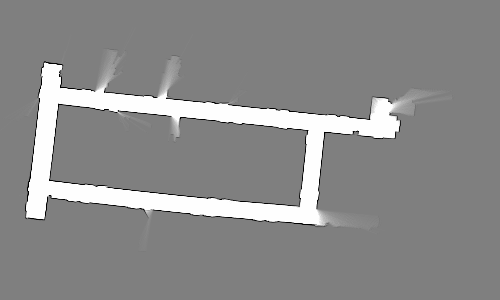
//> input picture data/map_0.png, 500 x 300 px
$ ./voronioMIO ../data/map_0.png   (built with g++ and OpenCV 4)
//> lines starting //> are read from the running program, lines starting //| are printed output that depends on the picture; after the words box and inside, x2 and y2 are one past the last pixel; in counts of white or black regions, pixels touching at a corner belong together
### src/Heuristics.h
#ifndef HEURISTICS_H
#define HEURISTICS_H

#include "Node.h"
#include <math.h>

// [28 lines left out: functions manhattan, euclidean, diagonal, none, not called in this run]

#endif

### src/Edge.h
#ifndef EDGE_H
#define EDGE_H

class Node;

class Edge
{
public:
	Edge();
	Edge(Node*,float);

	Node* getAdjacentNode() const;
	float getAdjacentG() const;

	virtual ~Edge();
private:
	Node* adjacent;
	float adjG;
};

#endif

### src/Node.h
#ifndef NODE_H
#define NODE_H

#include "Edge.h"
#include <list>
#include <set>

#include <opencv2/opencv.hpp>

using namespace cv;

class Node
{
public:
	Node();
	Node(Point2f,Node*,float);

	void setParentNode(Node *node);
	void setGValue(float g);
	void setFValue(float f);
	void setAdjacents(std::list<Edge>);
	void setObstaculo(bool);

	void insertAdjacent(Edge edge);

	Node* getParentNode() const;
	Point2f getCoordinates() const;
	float getGValue() const;
	float getFValue() const;
	const std::list<Edge>& getAdjacents() const;
	bool getObstaculo() const;

	//bool operator<(Node* left) const;

	virtual ~Node();
private:
	std::list<Edge> adjacents;
	Point2f coordinates;
	Node* parentNode;
	float f,g;
	bool obstaculo;
};

#endif

### src/AStar.h
#ifndef ASTAR_H
#define ASTAR_H

#include "Node.h"
#include "Heuristics.h"
#include <set>
#include <list>
#include <iterator>
#include <tuple>

std::tuple<std::list<Node*>, std::vector<Node*>, std::vector<Node*>> calculateAStar(Node*, Node*,std::function<float(Node*, Node*)>);

#endif

### src/voronioMIO.cpp
#include "ACOPlanner.cpp"
#include "AStar.h"
#include "Node.h"

#include <iostream>
#include <algorithm>
#include <opencv2/opencv.hpp>

using namespace std;
using namespace cv;

#define MAP_FILE ROOT_PATH "/data/map_0.png"
#define WINDOW_SIZE 700

vector<Point> centroids;
Mat voronoi_distance_ij;
Mat centroids_bin_map;
Mat bin_map;
Mat initMap;
Point init,fin;
int indexInit, indexFin;
vector<int> path;


Node* nodeIni;
Node* nodeFin;
std::list<Node*> camino;
std::vector<Node*> grafos;


// [195 lines left out: functions drawCentroids, calculatePath, on_mouse, compute_skeleton, search_centroids, compute_centroid and 1 more, not called in this run]


int main(int argc, char const *argv[])
{
	init=Point(-1,-1);
	fin=Point(-1,-1);
	// Read map image (from argument or predefined file)
	//Mat map;
	if (argc > 1)
	{
		initMap = imread(argv[1], CV_LOAD_IMAGE_GRAYSCALE);
//> initMap is the input picture: 300 rows x 500 cols, CV_8UC1; min 0, max 254, mean 139
	}
	else
	{
		initMap = imread(MAP_FILE, CV_LOAD_IMAGE_GRAYSCALE);
	}
	if (initMap.empty())
	{
		cout << "Could not load the image\n";
		return 1;
	}
	// Resize to WINDOW_SIZE
	resize(initMap, initMap, Size(WINDOW_SIZE,WINDOW_SIZE), 0, 0, CV_INTER_LINEAR);
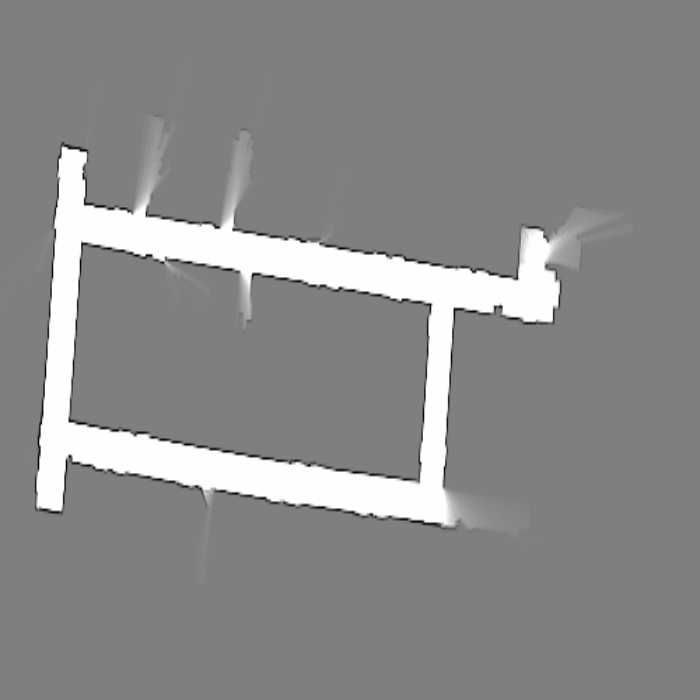
//> initMap: 700 rows x 700 cols, CV_8UC1; min 0, max 254, mean 139

	//imshow("original map", map);
	//waitKey(0);

	threshold(initMap, bin_map, 230, 255, THRESH_BINARY);
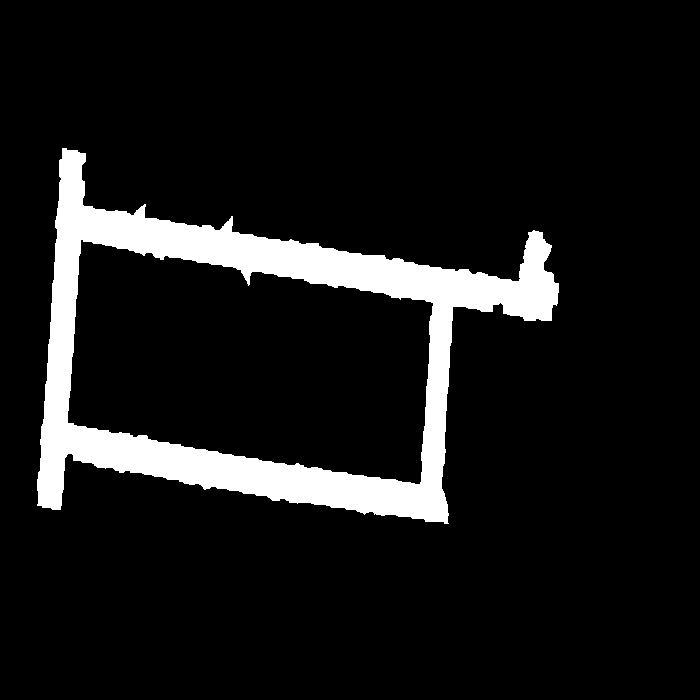
//> bin_map: 700 rows x 700 cols, CV_8UC1; 9.3% white; 1 white region, box (x1, y1, x2, y2) and area: (37, 148, 559, 524) 45731
	//imshow("binary map", bin_map);
	//waitKey(0);

	// Erode and dilate. Why not?
	// Erode 8 times (make obstacles bigger)
	erode(bin_map, bin_map, Mat(), Point(-1,-1), 9);
	//imshow("binary map", bin_map);
	//waitKey(0);

	// Dilate 4 times (make free space bigger)
	dilate(bin_map, bin_map, Mat(), Point(-1,-1), 4);
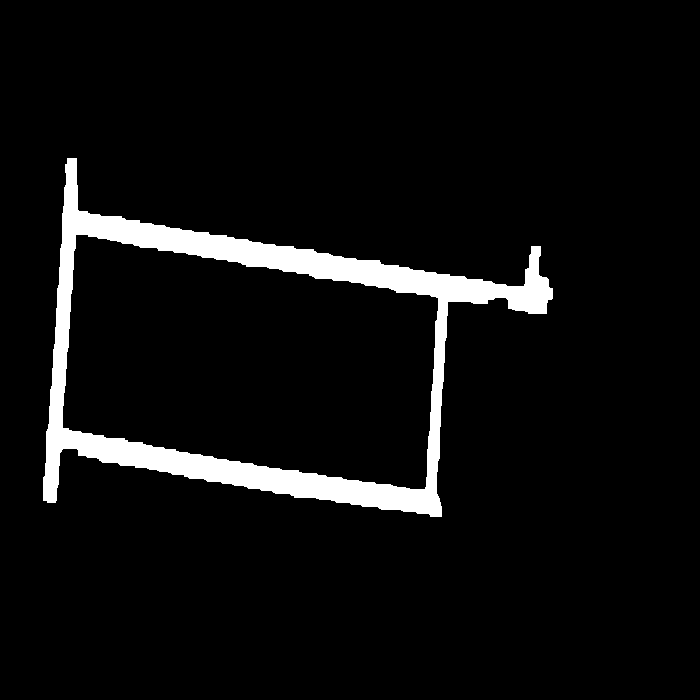
//> bin_map: 700 rows x 700 cols, CV_8UC1; 5.8% white; 1 white region, box (x1, y1, x2, y2) and area: (43, 158, 553, 517) 28455
	// [13 lines of commented-out code are left out]
	vector<vector<Point>> contours;
	Mat canny_map;
	Canny(bin_map, canny_map, 50, 200, 5, false);
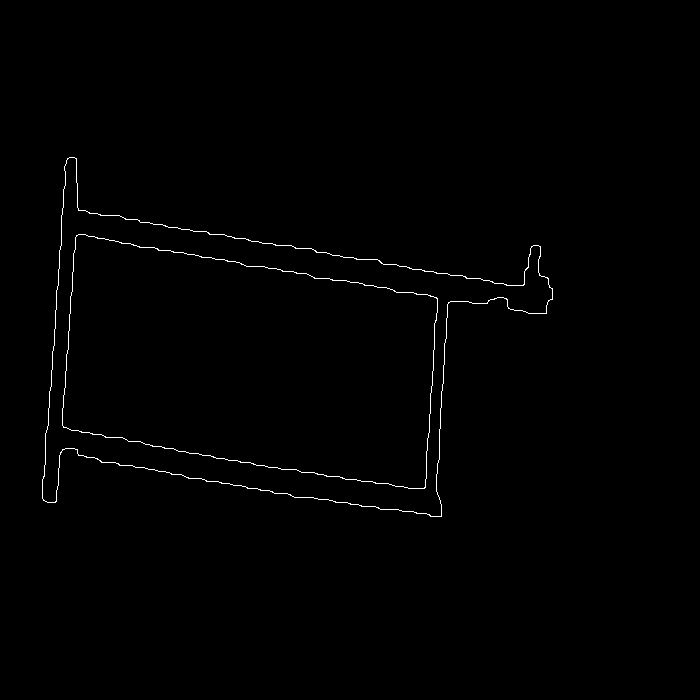
//> canny_map: 700 rows x 700 cols, CV_8UC1; 0.6% white in thin lines or dots, all inside (x1, y1, x2, y2) = (42, 157, 553, 517)

	findContours(canny_map, contours, CV_RETR_TREE, CV_CHAIN_APPROX_SIMPLE, Point(0,0));
//> contours = 4 contours; box (x1, y1, x2, y2) and area: (42, 157, 553, 517) 99903, (42, 157, 553, 517) 99834, (62, 234, 438, 489) 71425, (62, 234, 438, 489) 71390
	cout << "Contours size: " << contours.size() << endl;
//| Contours size: 4

	Mat frame_contours = Mat::zeros(bin_map.size(), CV_8UC3);
	vector<vector<Point>> new_contours;
	for (size_t i = 0; i < contours.size(); ++i)
	{
		cout << "Contour " << i << endl;
		cout << "\tarea: " << contourArea(contours[i], true) << endl;
		cout << "\tlength: " << arcLength(Mat(contours[i]), true) << endl;
		cout << "\tpoints: " << contours[i].size() << endl;
		if (contourArea(contours[i], true) < 0)
		{
			new_contours.push_back(contours[i]);
//> (the run ends here: the program stops with an error, at `drawContours(frame_contours, contours, i, Scalar(0,255,0), 1, 8, 0, 0,..`)

$ run again, with data/map_3.png copied over data/map_0.png
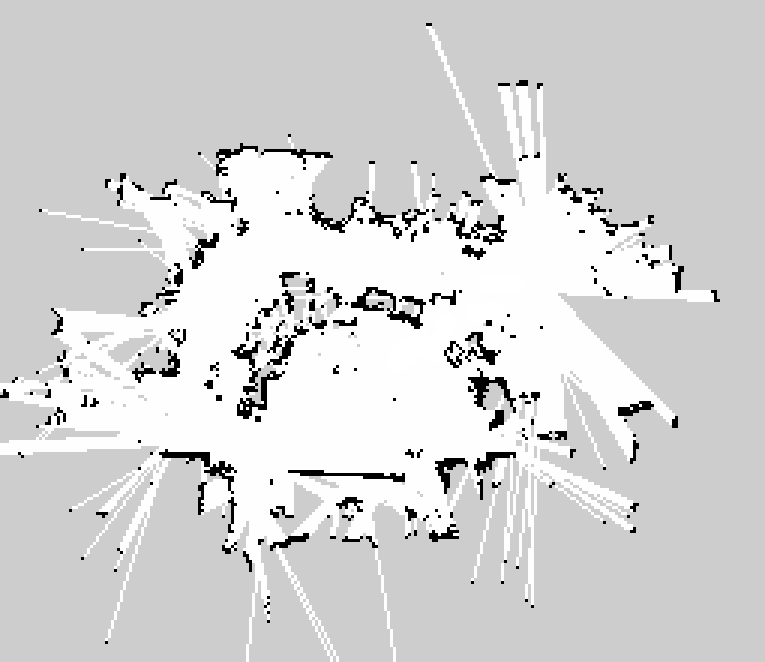
//> input picture data/map_3.png, 765 x 662 px
//> initMap is the input picture: 662 rows x 765 cols, CV_8UC1; min 0, max 255, mean 212.2
//> initMap: 700 rows x 700 cols, CV_8UC1
//> `threshold(initMap, bin_map, 230, 255, THRESH_BINARY);`:
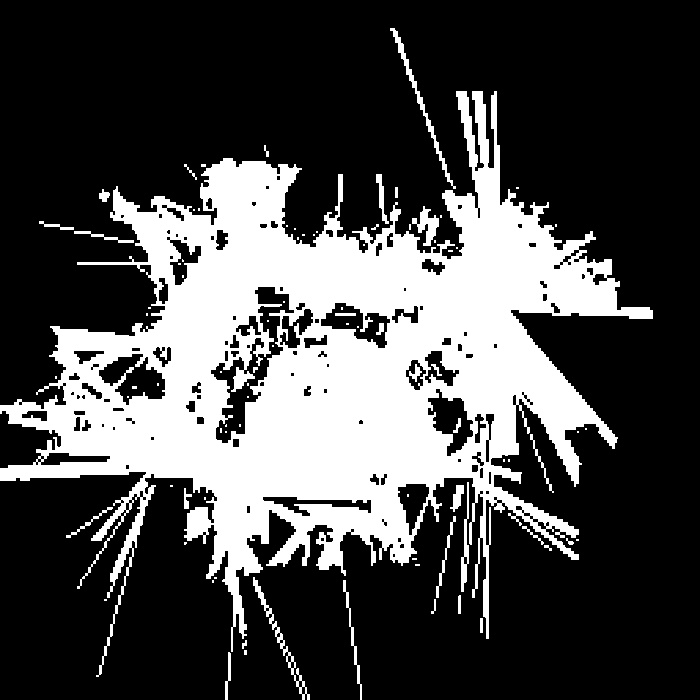
//> bin_map: 700 rows x 700 cols, CV_8UC1; 28.9% white; 87 white regions (54 under 20 px), largest, box (x1, y1, x2, y2) and area: (0, 91, 653, 677) 136506, (390, 28, 456, 189) 741, (253, 577, 310, 700) 640
//> `Canny(bin_map, canny_map, 50, 200, 5, false);`:
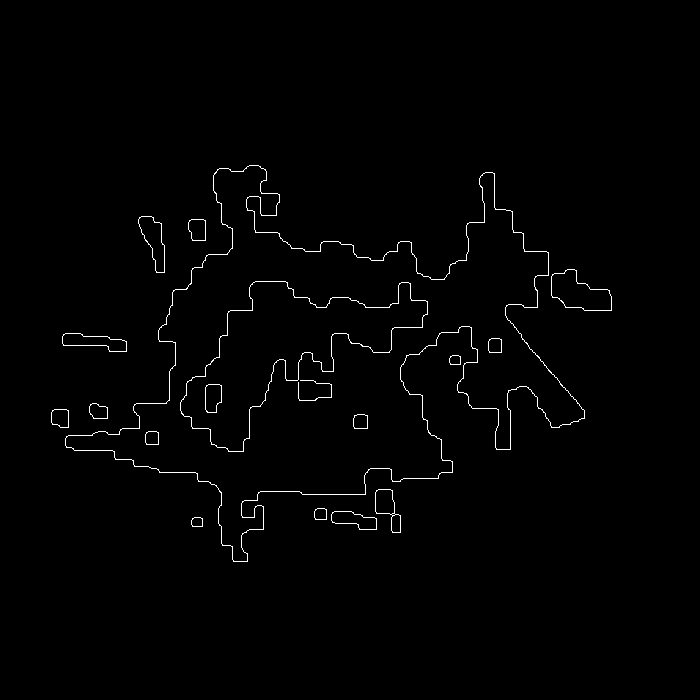
//> canny_map: 700 rows x 700 cols, CV_8UC1; 1% white in thin lines or dots, all inside (x1, y1, x2, y2) = (51, 165, 612, 562)
//> contours = 37 contours, 2 with area under 20; largest, box (x1, y1, x2, y2) and area: (65, 165, 585, 562) 84918, (65, 165, 585, 562) 84804, (180, 281, 428, 452) 16429, (180, 281, 428, 452) 16386, (551, 269, 612, 311) 1556
//| Contours size: 37
